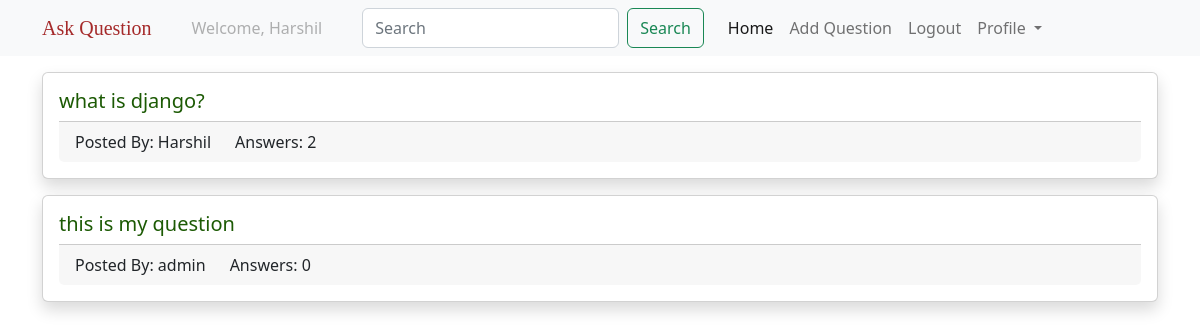
/question/ (signed in), run on the app's committed database.
### users/models.py (models this page shows)
class CustomUser(AbstractUser):
    pass

### questions/models.py (models this page shows, shortened)
class Question(models.Model):
    created_at = models.DateTimeField(auto_now_add=True)
    title = models.CharField(max_length=250)
    body = models.TextField()
    slug = models.SlugField(max_length=250, unique=True)
    author = models.ForeignKey(settings.AUTH_USER_MODEL, on_delete=models.CASCADE,
                               related_name='questions')

### questions/views.py (the view)
# urls.py: path('question/', question_list, name='qlist'),
@login_required
def question_list(request):
    if 'q' in request.GET:
        q = request.GET['q']
        question_list = Question.objects.filter(title__icontains=q).order_by('-created_at')
    else:
        question_list = Question.objects.all().order_by('-created_at')
    return render(request, 'QList.html', {'question_list': question_list})

### templates/QList.html (shortened to what this page needs)
{% extends 'base.html' %}
{% block body%}
    <div class="container">
        {% for question in question_list %}
            <div class="card mt-3 shadow">
                <div class="card-body">
                    <h5 class="card-title"><a class="link-style" href="{% url 'qdetails' question.slug %}">{{question.title}}</a></h5>
                    <div class="card-footer">
                        <div class="row">
                            <div class="col col-md-auto">
                                Posted By: {{question.author.username}}
                            </div>
                             <div class="col col-md-auto">
                                Answers: {{question.answers.count}}
                            </div>
                        </div>
                    </div>
                </div>
            </div>
        {% endfor %}
    </div>
{% endblock %}

### templates/navbar.html (shortened to what this page needs)
<nav class="navbar navbar-expand-lg bg-light">
  <div class="container">
    <a class="navbar-brand text-style" href="{% url 'qlist' %}">Ask Question</a>
    <div class="collapse navbar-collapse" id="navbarSupportedContent">
      <ul class="navbar-nav me-auto mb-2 mb-lg-0">
        {% if request.user.is_authenticated %}
        <li class="nav-item mx-3">
          <a class="nav-link disabled">Welcome, {{request.user.username}}</a>
        </li>
        <form class="d-flex mx-3">
        <input class="form-control me-2" type="search" placeholder="Search" aria-label="Search" name="q">
        <button class="btn btn-outline-success" type="submit">Search</button>
      </form>
        <li class="nav-item">
          <a class="nav-link active" aria-current="page" href="{% url 'qlist' %}">Home</a>
        </li>
        <li class="nav-item">
          <a class="nav-link" href="{% url 'create_question' %}">Add Question</a>
        </li>
         <li class="nav-item">
          <a class="nav-link" href="{% url 'logout' %}">Logout</a>
        </li>
        <li class="nav-item dropdown">
          <a class="nav-link dropdown-toggle" href="#" role="button" data-bs-toggle="dropdown" aria-expanded="false">
            Profile
          </a>
        </li>
        {% endif %}
      </ul>
    </div>
  </div>
</nav>

### templates/navbar.html (style rules this page uses)
.text-style { font-size: 30px important; font-family: fantasy !important; color: brown !important; }

### templates/QList.html (style rules this page uses)
.link-style { text-decoration:none; color:rgb(28,90,4) }

### data on the page
CustomUser: user.username "Harshil"
Question: title "what is django?", author.username "Harshil", answers.count "2"
Question: title "this is my question", author.username "admin", answers.count "0"
